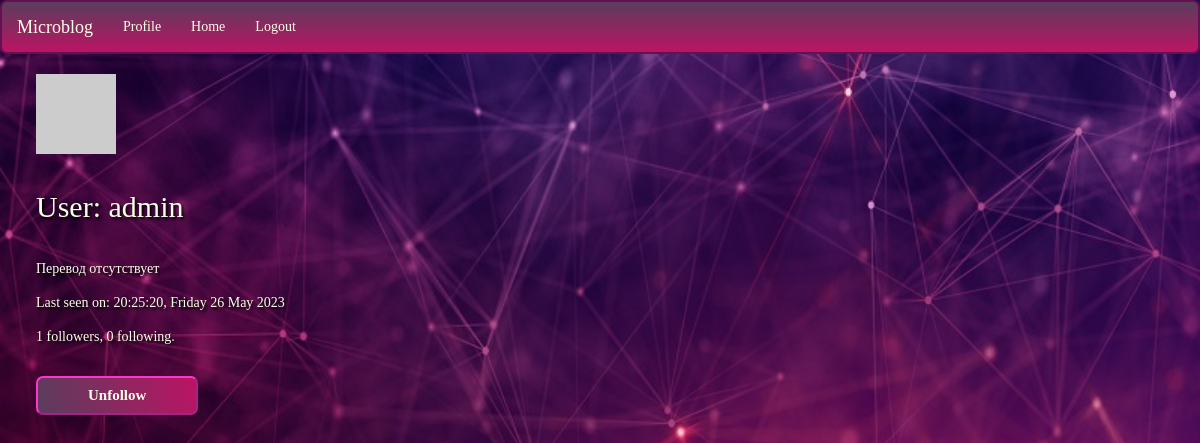
Page /user/admin (signed in) on the committed database.
### app/models.py (models this page shows, shortened)
class User(UserMixin, db.Model):
    id = db.Column(db.Integer, primary_key=True)
    username = db.Column(db.String(64), index=True, unique=True)
    email = db.Column(db.String(120), index=True, unique=True)
    password_hash = db.Column(db.String(128))
    posts = db.relationship('Post', backref='author', lazy='dynamic')
    about_me = db.Column(db.String(140))
    last_seen = db.Column(db.DateTime, default=datetime.utcnow)
    followed = db.relationship(
        'User', secondary=followers,
        primaryjoin=(followers.c.follower_id == id),
        secondaryjoin=(followers.c.followed_id == id),
        backref=db.backref('followers', lazy='dynamic'), lazy='dynamic')
    def avatar(self, size):
        digest = md5(self.email.lower().encode('utf-8')).hexdigest()
        return 'https://www.gravatar.com/avatar/{}?d=identicon&s={}'.format(
            digest, size)
    def is_following(self, user):
        return self.followed.filter(
            followers.c.followed_id == user.id).count() > 0

### app/routes.py (the view)
@app.route('/user/<username>')
@login_required
def user(username):
    user = User.query.filter_by(username=username).first_or_404()
    form = EmptyForm()
    return render_template('user.html', user=user, title=f"{username}", form=form)

### app/forms.py
class EmptyForm(FlaskForm):
    submit = SubmitField('Submit')

### app/models.py (called while the page is built)
@login.user_loader
def load_user(id):
    return User.query.get(int(id))

### app/routes.py (called while the page is built)
@app.before_request
def before_request():
    if current_user.is_authenticated:
        current_user.last_seen = datetime.utcnow()
        db.session.commit()

### app/templates/user.html (shortened to what this page needs)
{% extends "base.html" %}
{% block content %}
    <link rel="stylesheet" href="{{ url_for('static', filename= './css/user.css') }}">
            <div id="img"><img src="{{ user.avatar(128) }}"></div>
            <div id="info">
                <h1>User: {{ user.username }}</h1>
                    {% if user.about_me %}<p>{{ user.about_me }}</p>{% endif %}
                    {% if user.last_seen %}
                        <p>Last seen on: {{ moment(user.last_seen).format('H:mm:ss,  dddd D MMMM YYYY') }}</p>
                    {% endif %}
                    <p>{{ user.followers.count() }} followers, {{ user.followed.count() }} following.</p>
                    {% if user == current_user %}
                    <p><a href="{{ url_for('edit_profile') }}">Edit your profile</a></p>
                    {% else %}
                    <p>
                        <form action="{{ url_for('unfollow', username=user.username) }}" method="post">
                            {{ form.submit(value='Unfollow') }}
                        </form>
                    </p>
                {% endif %}
            </div>
{% endblock %}

### app/static/css/user.css (style rules this page uses)
body { display: flex; min-height: 90vh; background: rgb(32,15,33) url("../images/back_ground.jpg") no-repeat center center fixed; -webkit-background-size: cover; -moz-background-size: cover; -o-background-size: cover; background-size: cover; flex-direction: column; font-family: genshin; }
img { margin: 0 0 0 3%; }
h1 { text-align: left; color: #fdffe8; margin: 3%; text-shadow: 2px 2px 3px black; font-size: 30px; }
p { color: #fdffe8; margin: 1em 0 0 3%; text-shadow: 2px 2px 3px black; font-size: 14px; }
input[type="submit" i] { color: #fdffe8; font-size: 15px; margin: 1em 0 0 3%; font-weight: bold; padding: 7px 50px; border-radius: 7px; border: 2px outset rgb(246,56,204); background: linear-gradient(75deg, rgb(90,61,92), rgb(187, 20, 100)); }

### rows in the picture
User: username "admin", about_me "Перевод отсутствует", last_seen "20:25:20, Friday 26 May 2023"

### other values in the picture
{{ user.followers.count() }} "1"
{{ user.followed.count() }} "0"
